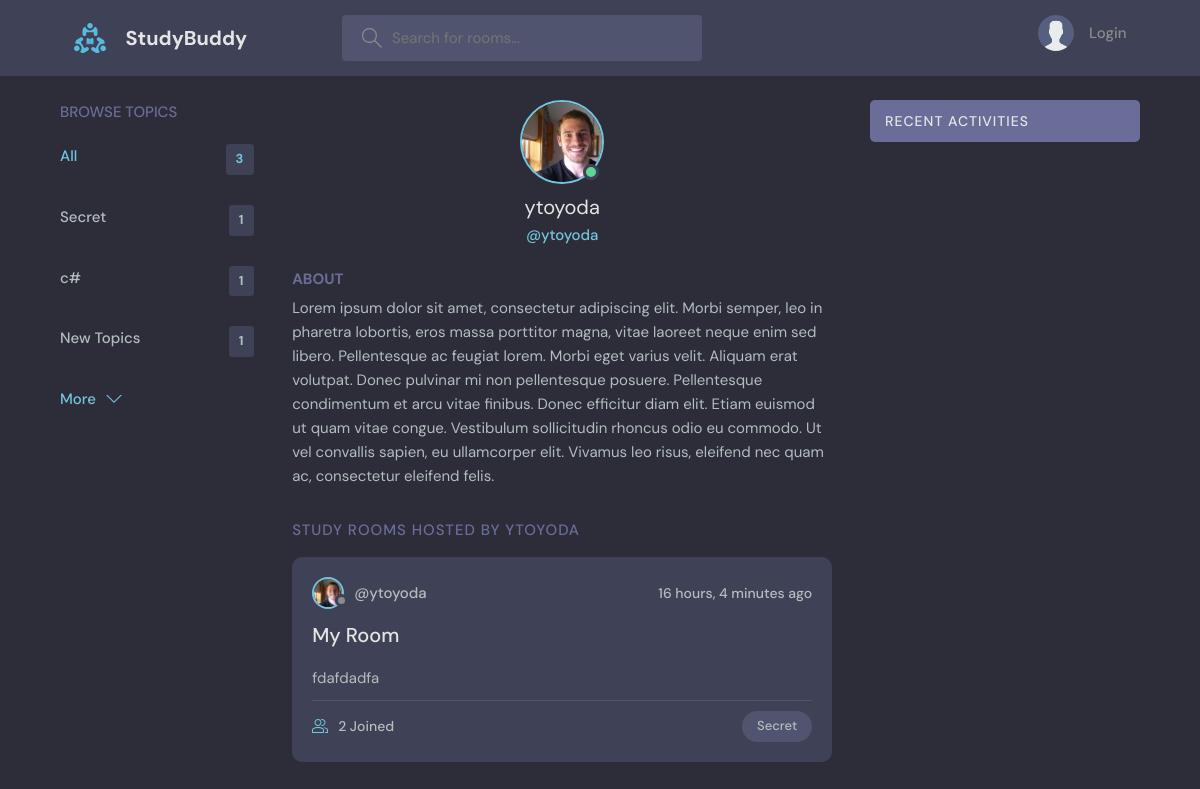
Before: /profile/1 with the older database file.
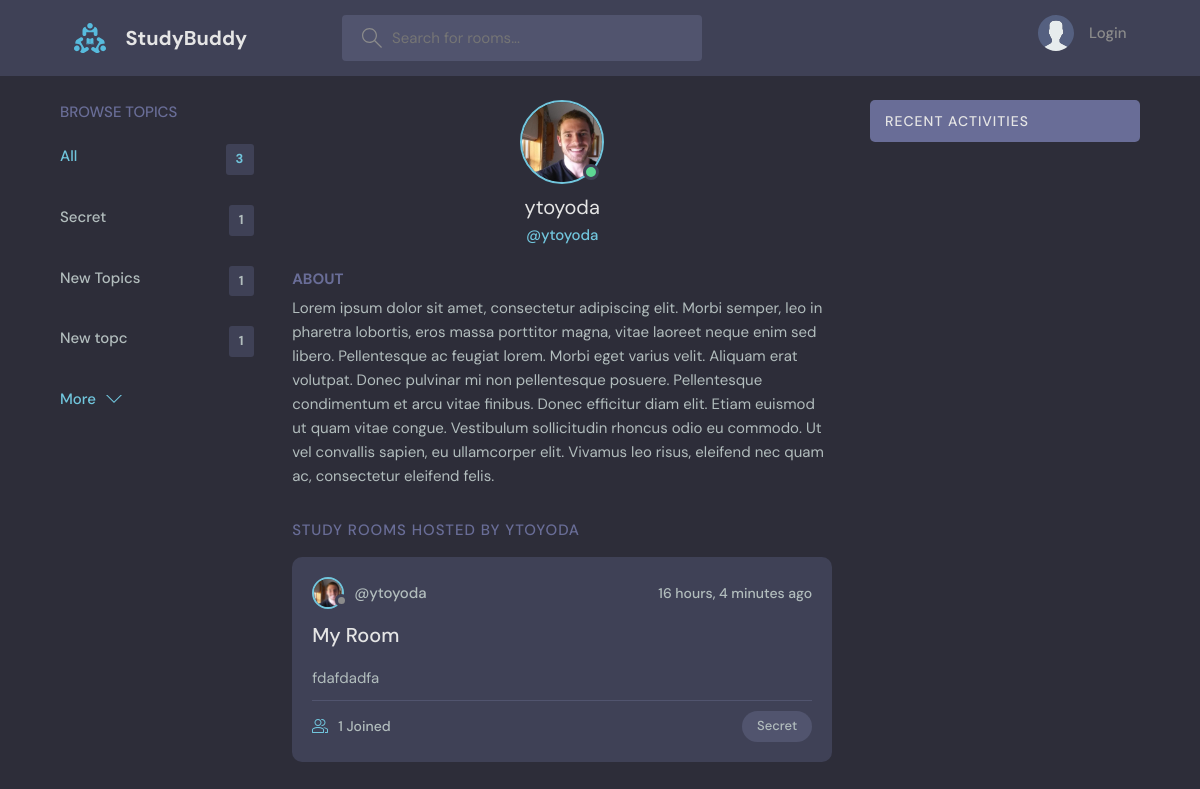
After: the same page with the newer database file.
### base/models.py (models this page shows, shortened)
class Topic(models.Model):
    name = models.CharField(max_length=200)
    def __str__(self):
        return self.name

class Room(models.Model):
    host = models.ForeignKey(User, on_delete=models.SET_NULL, null=True)
    topic = models.ForeignKey(Topic, on_delete=models.SET_NULL, null=True)
    name = models.CharField(max_length=200)
    description = models.TextField(null=True, blank=True)
    participants  = models.ManyToManyField(User, related_name='participants', blank=True)
    updated = models.DateTimeField(auto_now=True)
    created = models.DateTimeField(auto_now_add=True)
    class Meta:
        ordering = ['-updated', '-created']

class User(AbstractUser):
    name = models.CharField(max_length=200, null=True)
    email = models.EmailField(unique=True, null=True)
    bio = models.TextField(null=True)
    avatar = models.ImageField(null=True, blank=True,default="avatar.svg")
    USERNAME_FIELD = 'email'
    REQUIRED_FIELDS = []

### base/views.py (the view)
# urls.py: path('profile/<str:pk>', views.userProfile, name="user-profile"),
def userProfile(request, pk):
    user = User.objects.get(id=pk)
    if user.is_active is False:
        if request.user.is_superuser is False:
            return HttpResponse('You are not allowed here')
    rooms = user.room_set.all()
    room_messages = user.message_set.all()
    topics = Topic.objects.all()
    context = {'user': user, 'rooms': rooms,
               'room_messages': room_messages, 'topics': topics}
    return render(request, 'base/profile.html', context)

### base/templates/base/profile.html (shortened to what this page needs)
{% extends 'main.html' %}
{% block content %}
<main class="profile-page layout layout--3">
    <div class="container">
        {% include 'base/topic_component.html' %}
        <div class="roomList">
            <div class="profile">
                <div class="profile__avatar">
                    <div class="avatar avatar--large active">
                        <img src="{{user.avatar.url}}" />
                    </div>
                </div>
                <div class="profile__info">
                    <h3>{{user.username}}</h3>
                    <p>@{{user.username}}</p>
                </div>
                <div class="profile__about">
                    <h3>About</h3>
                    <p>{{user.bio}}</p>
                </div>
            </div>
            <div class="roomList__header">
                <div>
                    <h2>Study Rooms Hosted by {{user.username}}</a>
                    </h2>
                </div>
            </div>
            {% include 'base/feed_component.html' %}
        </div>
        {% include 'base/activity_component.html' %}
    </div>
</main>
{% endblock %}

### base/templates/base/topic_component.html
<div class="topics">
    <div class="topics__header">
        <h2>Browse Topics</h2>
    </div>
    <ul class="topics__list">
        <li>
            <a href="{% url 'base:home' %}" class="active">All <span>{{topics.count}}</span></a>
        </li>
        {% for topic in topics %}
        <li>
            <a href="{% url 'base:home' %}?q={{topic.name}}">{{topic.name}}<span>{{topic.room_set.all.count}}</span>
            </a>
        </li>
        {% endfor %}
    </ul>
    <a class="btn btn--link" href="{% url 'base:topics' %}">
        More
        <svg version="1.1" xmlns="http://www.w3.org/2000/svg" width="32" height="32" viewBox="0 0 32 32">
            <title>chevron-down</title>
            <path d="M16 21l-13-13h-3l16 16 16-16h-3l-13 13z"></path>
        </svg>
    </a>
</div>

### base/templates/base/feed_component.html (shortened to what this page needs)
{% for room in rooms %}
<div class="roomListRoom">
    <div class="roomListRoom__header">
        {% if room.host.is_active %}
        <a href="{% url 'base:user-profile' room.host.id %}" class="roomListRoom__author disabled">
            <div class="avatar avatar--small">
                <img src="{{room.host.avatar.url}}" />
            </div>
            <span>@{{room.host.username}}</span>
        </a>
        <div class="roomListRoom__actions">
            <span>{{room.created|timesince}} ago</span>
        </div>
    </div>
{% endif%}
<div class="roomListRoom__content">
    <a href="{% url 'base:room' pk=room.id %}">{{room.name}}</a>
    <p>
        {{room.description|truncatewords:50 }}
    </p>
</div>
<div class="roomListRoom__meta">
    <a href="{% url 'base:room' pk=room.id %}" class="roomListRoom__joined">
        {{room.participants.all.count}} Joined
    </a>
    <p class="roomListRoom__topic">{{room.topic}}</p>
</div>
</div>
{% endfor %}

Changed rows visible on the page:
removed Topic: name "c#", room_set.all.count "1"
added Topic: name "New topc", room_set.all.count "1"
changed Room "My Room": participants.all.count "2" → "1"
